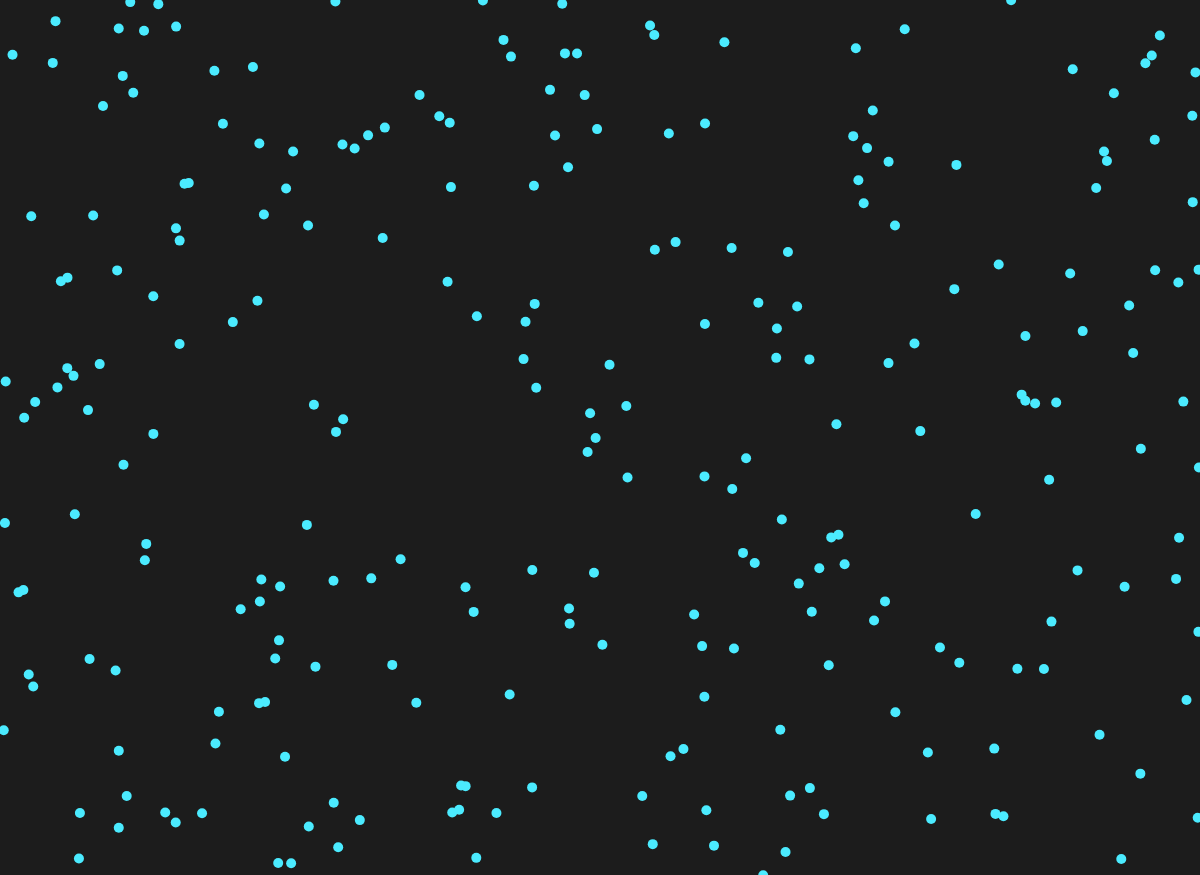
Frame 1 (no input)
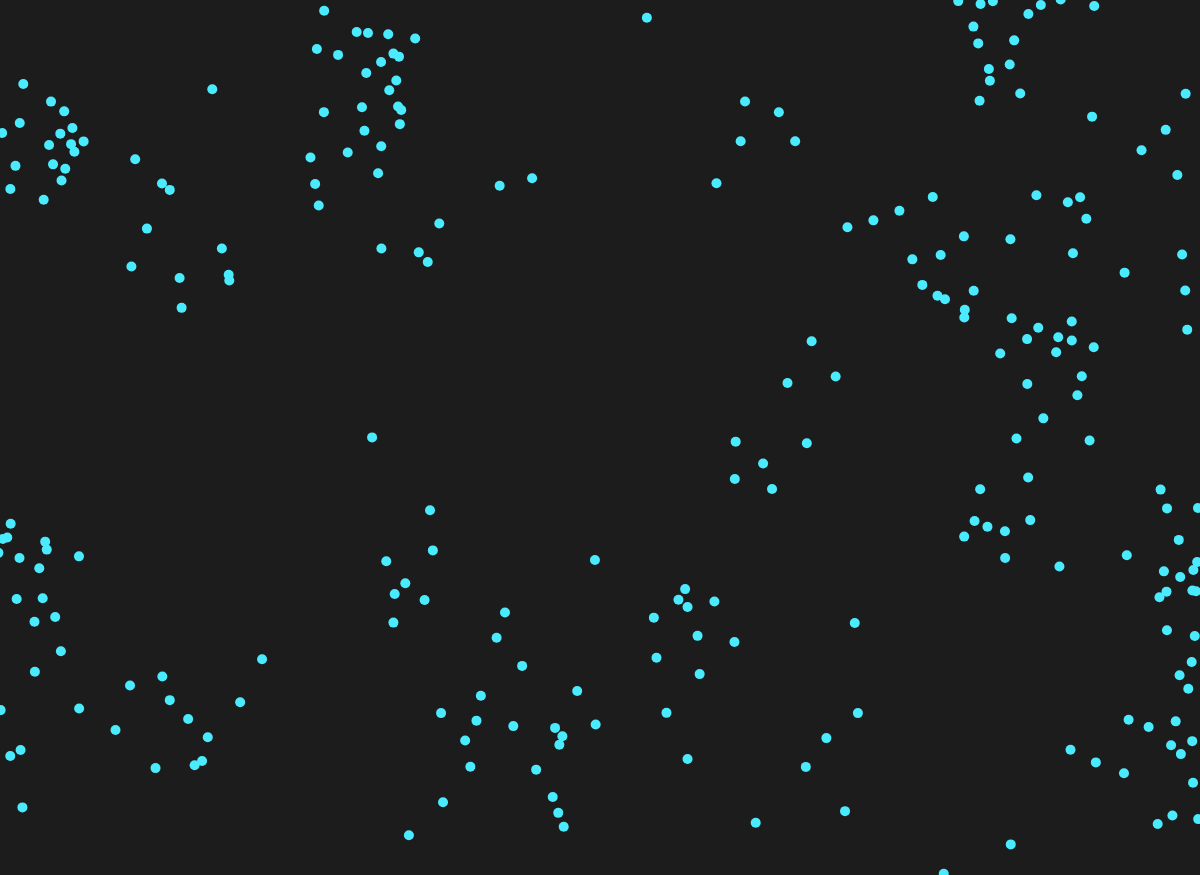
Frame 60 (no input)
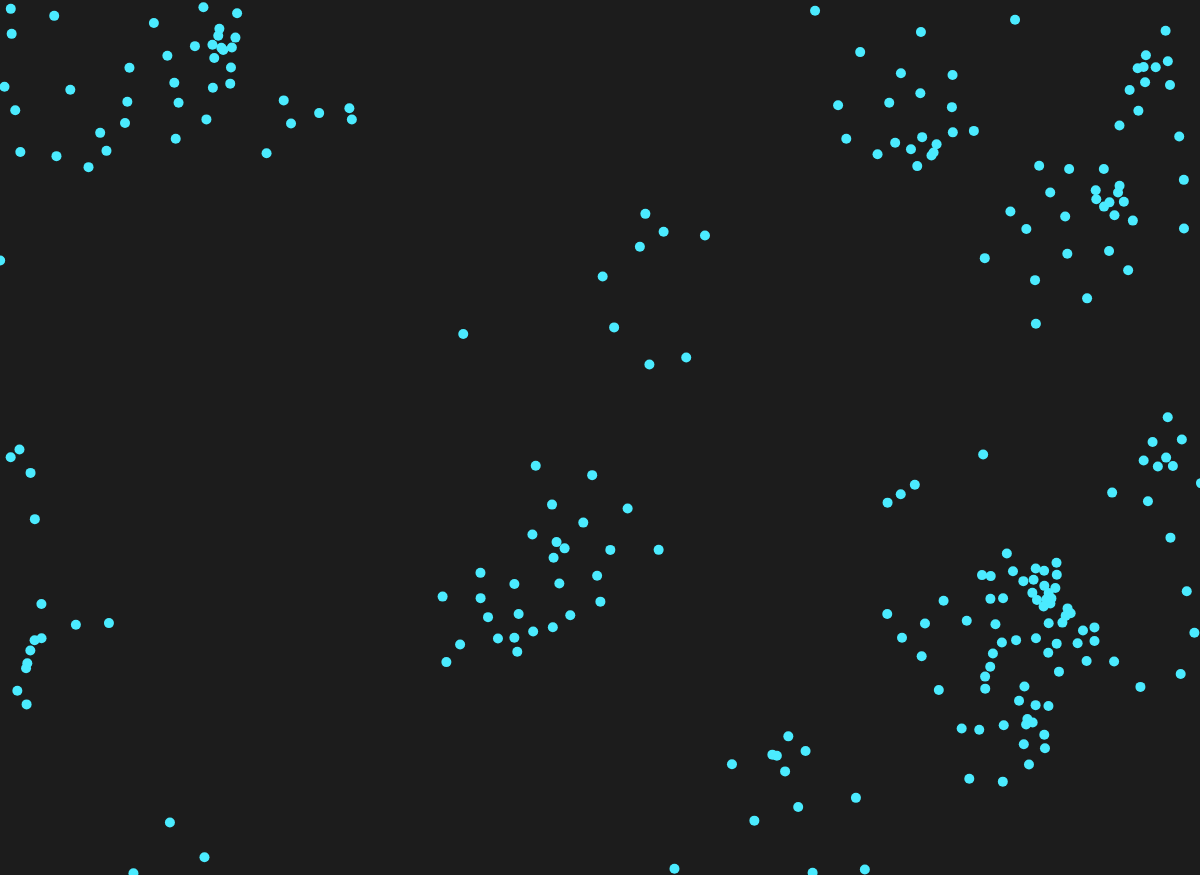
Frame 120 (the mouse pressed at the canvas centre since frame 60)

The p5.js sketch that drew these frames (run headless with seeded random() and noise() and a simulated clock; from frame 60 on, the mouse is pressed at the canvas centre):

// p5.js sketch
// ── sketch.js
const flock = []
const maxBoids = 250

let alignSlider, cohesionSlider, avoidanceSlider

function setup() {
  createCanvas(window.innerWidth, window.innerHeight-125);

  
  alignSlider = createSlider(0, 5, 1, 0.1)
  cohesionSlider = createSlider(0, 5, 1, 0.1)
  avoidanceSlider = createSlider(0, 5, 1, 0.1)
  
  for(let i=0; i<maxBoids; i++) {
    flock.push(new Boid())
  }

  const body = document.body
  for(let i=0, inputCount = 0; i<body.children.length; i++) {
    let c = body.children[i]
    if(c.tagName == "INPUT") {
      if(inputCount === 0) {
        c.classList.add("align")
        inputCount++
      } else if (inputCount === 1) {
        c.classList.add("cohesion")
        inputCount++
      } else if (inputCount === 2) {
        c.classList.add("avoidance")
      }
    }
  }
}

window.onresize = () => {
  resizeCanvas(window.innerWidth, window.innerHeight-125)
}

function draw() {
  background(28);

  flock.forEach(boid => {
    boid.edges()
    boid.flock(flock)
  })
  
  flock.forEach(boid => {
    boid.update()
    boid.show()
  })
}

// ── boid.js
class Boid {
    constructor() {
        this.position = createVector(random(width), random(height))
        this.velocity = p5.Vector.random2D()
        this.velocity.setMag(random(0.75, 1.75))
        this.acceleration = createVector()
        this.maxAcceleration = 1
        this.maxVelocity = 4
    }

    // Prints the point to the canvas
    show() {
        strokeWeight(10)
        stroke(75, 235, 255)
        point(this.position.x, this.position.y)
    }

    // Makes the frame looped
    edges() {
        if (this.position.x > width) {
            this.position.x = 0
        } else if (this.position.x < 0) {
            this.position.x = width
        }

        if (this.position.y > height) {
            this.position.y = 0
        } else if (this.position.y < 0) {
            this.position.y = height
        }
    }

    // Update its position and velocity according
    // to velocity and acceleration, respectively
    update() {
        this.position.add(this.velocity)
        this.velocity.add(this.acceleration)
        this.velocity.limit(this.maxVelocity)
    }

    // Returns desired speed to alignment with nearby boids
    align(boids) {
        let perceptionRadius = 50 //Radius of perception
        let totalBoids = 0   //Sum of boids inside perc. Radius
        let desiredVelocity = createVector() //Avarage Velocity

        boids.forEach(boid => {
            // Distance between boid and actual boid
            let d = dist(
                this.position.x, 
                this.position.y, 
                boid.position.x, 
                boid.position.y
            )
            // If boid is inside perception radius
            if(d < perceptionRadius && boid != this) {
                desiredVelocity.add(boid.velocity)
                totalBoids++
            }
        })

        if(totalBoids > 0) {
            desiredVelocity.div(totalBoids)
            // Ensures the boid doesn't deaccelerate ↓ ↓ ↓
            desiredVelocity.setMag(this.maxVelocity) 
            // Ensures the boid doesn't deaccelerate ↑ ↑ ↑
            desiredVelocity.sub(this.velocity)
            desiredVelocity.limit(this.maxAcceleration)
        }
        return desiredVelocity
    }

    // Adds a cohesion steering force to align with the center of volume
    cohesion(boids) {
        let perceptionRadius = 50 //Radius of perception
        let totalBoids = 0   //Sum of boids inside perc. Radius
        let steering = createVector() //Avarage Velocity

        boids.forEach(boid => {
            // Distance between boid and actual boid
            let d = dist(
                this.position.x, 
                this.position.y, 
                boid.position.x, 
                boid.position.y
            )
            // If boid is inside perception radius
            if(d < perceptionRadius && boid != this) {
                steering.add(boid.position)
                totalBoids++
            }
        })

        if(totalBoids > 0) {
            steering.div(totalBoids)
            steering.sub(this.position)
            steering.setMag(this.maxVelocity)
            steering.sub(this.velocity)
            steering.limit(this.maxAcceleration)
        }
        return steering
    }

    // Adds an avoidance force
    avoidance(boids) {
        let perceptionRadius = 50 //Radius of perception
        let totalBoids = 0   //Sum of boids inside perc. Radius
        let avoidance = createVector() //Avarage Velocity

        boids.forEach(boid => {
            // Distance between boid and actual boid
            let d = dist(
                this.position.x, 
                this.position.y, 
                boid.position.x, 
                boid.position.y
            )
            // If boid is inside perception radius
            if(d < perceptionRadius && boid != this) {
                // Calculates the avarage avoidance vector
                // which is inverse to the distance vector
                // between two boids
                let diff = p5.Vector.sub(
                    this.position,
                    boid.position
                )
                diff.div(d)

                avoidance.add(diff)
                totalBoids++
            }
        })

        if(totalBoids > 0) {
            avoidance.div(totalBoids)
            avoidance.setMag(this.maxVelocity)
            avoidance.sub(this.velocity)
            avoidance.limit(this.maxAcceleration)
        }
        return avoidance
    }

    flock(boids) {
        this.acceleration.set(0, 0) //*-> Resets boid acceleration

        let alignment = this.align(boids)
        let cohesion = this.cohesion(boids)
        let avoidance = this.avoidance(boids)

        alignment.mult(alignSlider.value())
        cohesion.mult(cohesionSlider.value())
        avoidance.mult(avoidanceSlider.value())

        this.acceleration.add(alignment)
        this.acceleration.add(cohesion)
        this.acceleration.add(avoidance)
    }
}
// ── style.css
html, body {
  margin: 0;
  padding: 0;
  background-color: rgb(20, 20, 20);
}

canvas {
  display: block;
}

input{
  -webkit-appearance: none;
  width: 30%;
  margin: 55px 1.5% 10px 1.5%;
  height: 25px;
  background: whitesmoke;
  border-radius: 100px;
  outline: none;
  opacity: .8;
  -webkit-transition: .2s;
  transition: opacity .2s;
}
input:hover {
  opacity: 1;
  cursor: grab;
}

input:active {
  cursor: grabbing
}

input::-webkit-slider-thumb {
  -webkit-appearance: none;
  appearance: none;
  border-radius: 200px;
  width: 25px;
  height: 25px;
  background: rgb(33, 175, 194);
}

input::-moz-range-thumb {
  width: 25px;
  border-radius: 200px;
  height: 25px;
  background: rgb(33, 175, 194);
}


input.cohesion::before{
  content: "Adjust the parameters below to affect the simulation";
  display: block;
  position: absolute;
  bottom: 90px;
  left: 0;
  width: 100vw;
  text-align: center;
  height: fit-content;
  font-size: 22px;
  font-weight: 600;
  letter-spacing: .01em;
  font-family: 'Segoe UI';
  color: white;
  opacity: 1;
}


input::after{
  content: "";
  display: block;
  position: absolute;
  bottom: 10px;
  font-size: 22px;
  font-weight: 500;
  width: 30%;
  text-align: center;
  color: white;
}

input.align::after {
  content: "Alignment Slider";
  
}
input.cohesion::after {
  content: "Cohesion Slider";
}

input.avoidance::after {
  content: "Avoidance Slider";
}
